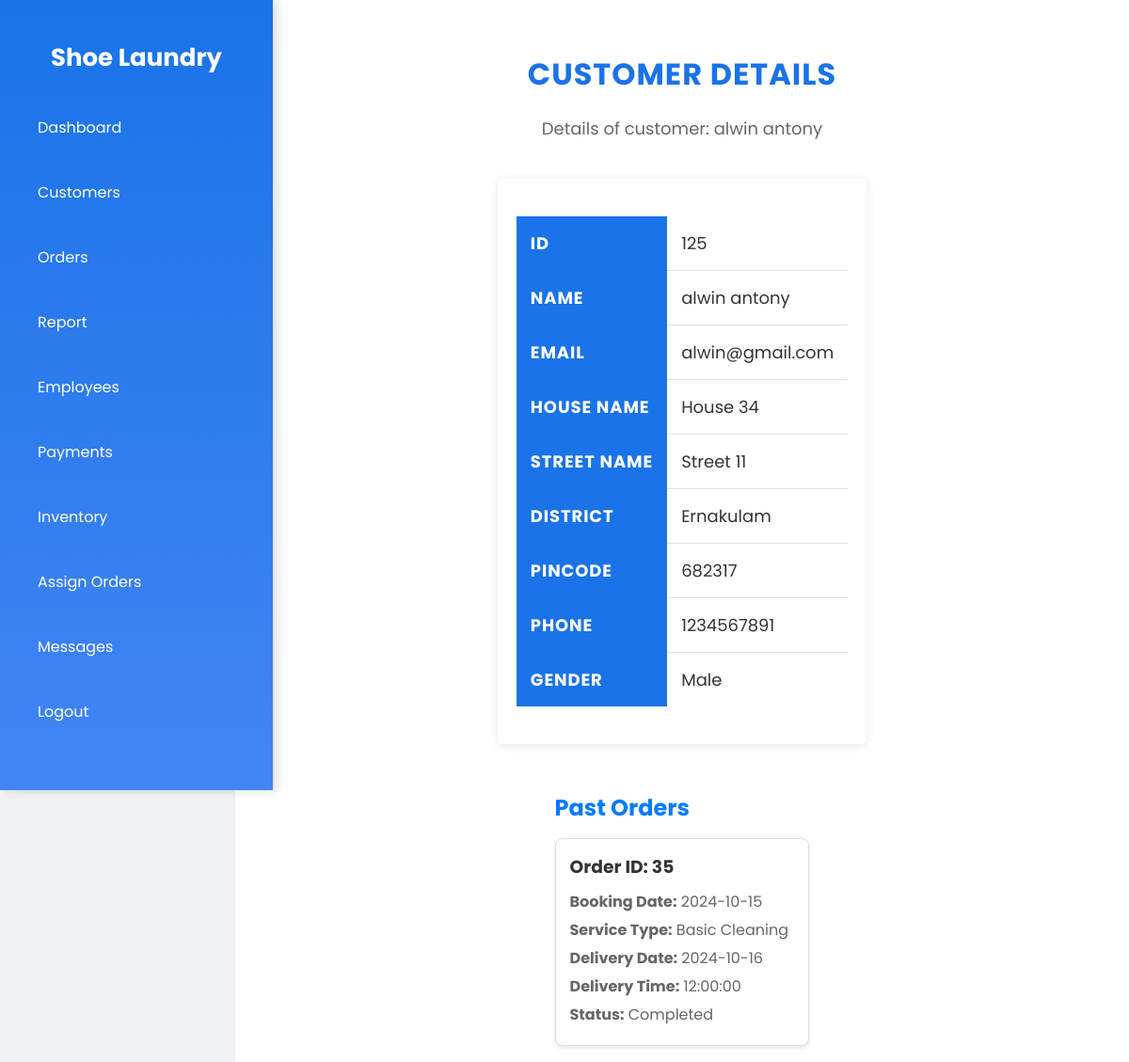
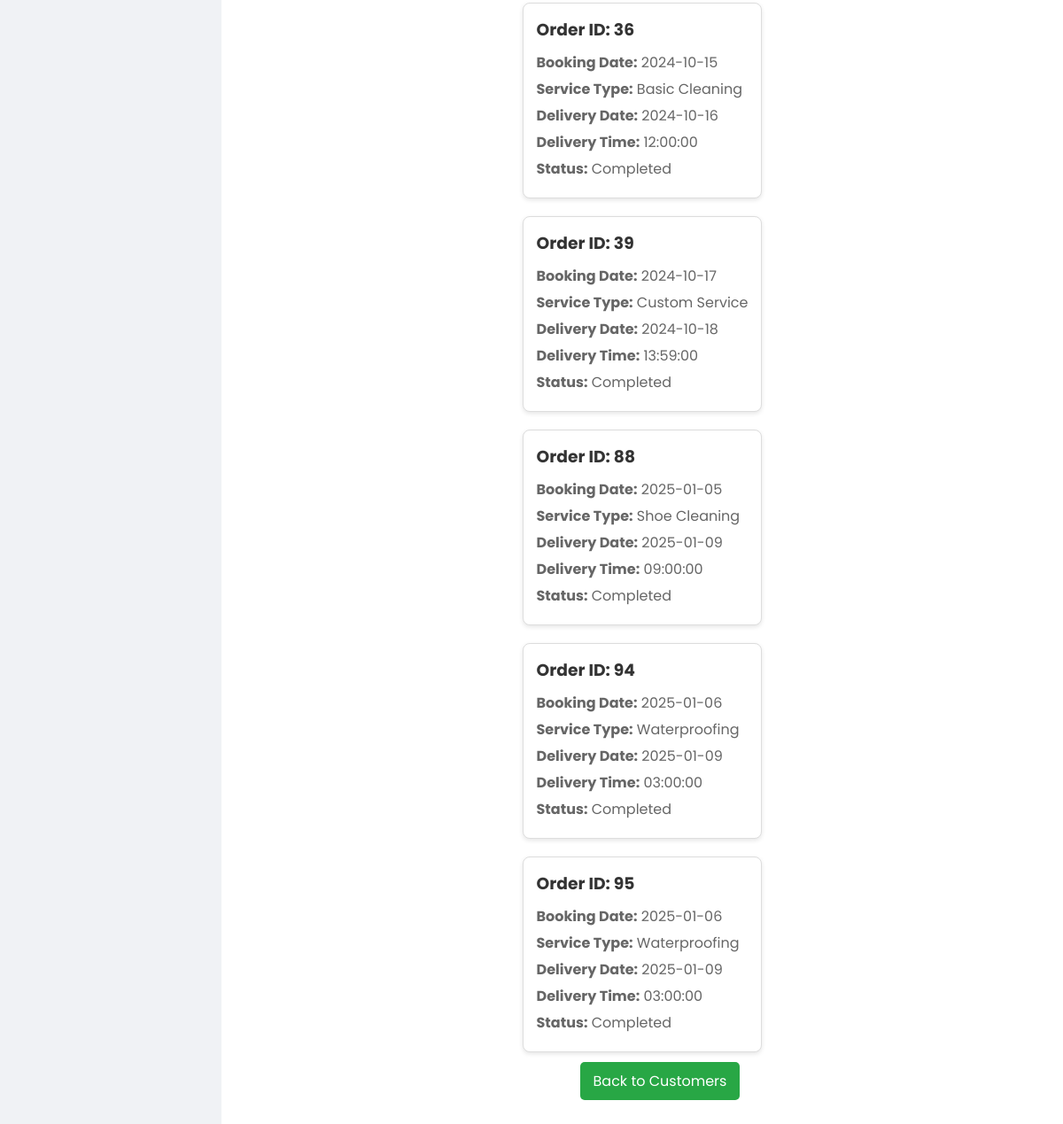
Screenshot of /view_customer.php?id=125 with the database file from the repository (2 pictures, top to bottom).
### tables this page shows
CREATE TABLE `customers` (
  `cust_id` int(11) NOT NULL,
  `customer_email` varchar(255) NOT NULL,
  `username` varchar(100) NOT NULL,
  `password` varchar(255) NOT NULL,
  `cust_fname` varchar(100) NOT NULL,
  `cust_lname` varchar(20) NOT NULL,
  `cust_address` varchar(20) NOT NULL,
  `phone` varchar(11) NOT NULL,
  `gender` varchar(6) NOT NULL,
  `created_at` timestamp NOT NULL DEFAULT current_timestamp() ON UPDATE current_timestamp(),
  `cust_status` tinyint(1) NOT NULL,
  `street_name` varchar(255) NOT NULL,
  `house_name` varchar(255) NOT NULL,
  `district` varchar(100) NOT NULL,
  `pincode` varchar(50) NOT NULL
);

CREATE TABLE `bookings` (
  `booking_id` int(11) NOT NULL,
  `username` varchar(50) NOT NULL,
  `customer_email` varchar(255) DEFAULT NULL,
  `service_type` varchar(100) NOT NULL,
  `delivery_date` date NOT NULL,
  `delivery_time` time NOT NULL,
  `booking_date` timestamp NOT NULL DEFAULT current_timestamp(),
  `booking_status` varchar(50) DEFAULT 'Pending',
  `cust_id` int(11) NOT NULL,
  `employee_id` int(11) DEFAULT NULL,
  `phone` varchar(11) DEFAULT NULL,
  `number_of_shoes` int(11) NOT NULL,
  `shoe_type` varchar(255) NOT NULL,
  `material_type` varchar(255) NOT NULL,
  `special_requests` text DEFAULT NULL,
  `addon_services` text DEFAULT NULL,
  `courier_status` enum('Assigned','Delivered','Complete') DEFAULT NULL,
  `pickup_status` enum('Not Picked','Picked','In Transit','Delivered') DEFAULT 'Not Picked',
  `house_name` varchar(255) NOT NULL,
  `street_name` varchar(255) NOT NULL,
  `district` varchar(255) NOT NULL,
  `pincode` varchar(10) NOT NULL,
  `bk_user_status` enum('Active','Cancelled') DEFAULT 'Active',
  `delivery_status` varchar(100) DEFAULT NULL
);

CREATE TABLE `services` (
  `service_id` int(11) NOT NULL,
  `service_name` varchar(255) NOT NULL,
  `service_category` enum('Main','Add-on') NOT NULL,
  `price` decimal(10,2) NOT NULL,
  `description` text NOT NULL,
  `photo` varchar(255) NOT NULL
);

### view_customer.php (the view, shortened to what this page needs)
<?php
include('db_connect.php');
if (isset($_GET['id'])) {
    $customer_id = $_GET['id'];
    $query = "SELECT cust_id, cust_fname, cust_lname, username, house_name, street_name, district, pincode, phone, gender FROM customers WHERE cust_id = ?";
    $stmt = mysqli_prepare($conn, $query);
    if ($stmt) {
        mysqli_stmt_bind_param($stmt, 'i', $customer_id);
        mysqli_stmt_execute($stmt);
        $result = mysqli_stmt_get_result($stmt);
        if ($result && mysqli_num_rows($result) > 0) {
            $customer = mysqli_fetch_assoc($result);
        } else {
            echo "Customer not found!";
            exit();
        }
    } else {
        echo "Error in preparing query!";
        exit();
    }
    $orders_query = "SELECT
    o.booking_id,
    o.booking_date,
    s.service_name,
    o.delivery_date,
    o.delivery_time,
    o.booking_status
 FROM bookings o
 INNER JOIN services s ON o.service_type = s.service_id
 WHERE o.cust_id = ?";
    $orders_stmt = mysqli_prepare($conn, $orders_query);
    if ($orders_stmt) {
        mysqli_stmt_bind_param($orders_stmt, 'i', $customer_id);
        mysqli_stmt_execute($orders_stmt);
        $orders_result = mysqli_stmt_get_result($orders_stmt);
    } else {
        echo "Error in preparing orders query!";
        exit();
    }
} else {
    echo "No customer ID provided!";
    exit();
}
?>
<!DOCTYPE html>
<html lang="en">
<head>
    <link rel="stylesheet" href="vs.css">
</head>
<body>
    <div class="sidebar">
        <h2>Shoe Laundry</h2>
        <ul>
        <li><a href="dashboard.php" class="<?= $current_page == 'dashboard.php' ? 'active' : '' ?>">Dashboard</a></li>
        <li><a href="customers.php" class="<?= $current_page == 'customers.php' ? 'active' : '' ?>">Customers</a></li>
        <li><a href="admin_orders.php" class="<?= $current_page == 'admin_orders.php' ? 'active' : '' ?>">Orders</a></li>
        <li><a href="report.php" class="<?= $current_page == 'report.php' ? 'active' : '' ?>">Report</a></li>
        <li><a href="employees.php" class="<?= $current_page == 'employees.php' ? 'active' : '' ?>">Employees</a></li>
        <li><a href="payments.php" class="<?= $current_page == 'payments.php' ? 'active' : '' ?>">Payments</a></li>
        <li><a href="admin_inventory.php" class="<?= $current_page == 'admin_inventory.php' ? 'active' : '' ?>">Inventory</a></li>
        <li><a href="assign_orders.php" class="<?= $current_page == 'assign_orders.php' ? 'active' : '' ?>">Assign Orders</a></li>
        <li><a href="message.php" class="<?= $current_page == 'message.php' ? 'active' : '' ?>">Messages</a></li>
        <li><a href="logout.php">Logout</a></li>
        </ul>
    </div>
    <div class="main-content">
        <div class="header">
            <h1>Customer Details</h1>
            <p>Details of customer: <?php echo htmlspecialchars($customer['cust_fname']) . ' ' . htmlspecialchars($customer['cust_lname']); ?></p>
        </div>
<div class="customer-info">
    <table>
        <tr>
            <th>ID</th>
            <td><?php echo htmlspecialchars($customer['cust_id']); ?></td>
        </tr>
        <tr>
            <th>Name</th>
            <td><?php echo htmlspecialchars($customer['cust_fname']) . ' ' . htmlspecialchars($customer['cust_lname']); ?></td>
        </tr>
        <tr>
            <th>Email</th>
            <td><?php echo htmlspecialchars($customer['username']); ?></td>
        </tr>
        <tr>
            <th>House Name</th>
            <td><?php echo htmlspecialchars($customer['house_name']); ?></td>
        </tr>
        <tr>
            <th>Street Name</th>
            <td><?php echo htmlspecialchars($customer['street_name']); ?></td>
        </tr>
        <tr>
            <th>District</th>
            <td><?php echo htmlspecialchars($customer['district']); ?></td>
        </tr>
        <tr>
            <th>Pincode</th>
            <td><?php echo htmlspecialchars($customer['pincode']); ?></td>
        </tr>
        <tr>
            <th>Phone</th>
            <td><?php echo htmlspecialchars($customer['phone']); ?></td>
        </tr>
        <tr>
            <th>Gender</th>
            <td><?php echo htmlspecialchars($customer['gender']); ?></td>
        </tr>
    </table>
</div>
        <div class="past-orders">
            <h2>Past Orders</h2>
            <div class="past-orders-container">
                <?php if ($orders_result && mysqli_num_rows($orders_result) > 0): ?>
                    <?php while ($order = mysqli_fetch_assoc($orders_result)): ?>
                        <div class="order-card">
                            <h3>Order ID: <?php echo htmlspecialchars($order['booking_id']); ?></h3>
                            <p><strong>Booking Date:</strong> <?php echo htmlspecialchars(date('Y-m-d', strtotime($order['booking_date']))); ?></p>
                            <p><strong>Service Type:</strong> <?php echo htmlspecialchars($order['service_name']); ?></p>
                            <p><strong>Delivery Date:</strong> <?php echo htmlspecialchars(date('Y-m-d', strtotime($order['delivery_date']))); ?></p>
                            <p><strong>Delivery Time:</strong> <?php echo htmlspecialchars($order['delivery_time']); ?></p>
                            <p><strong>Status:</strong> <?php echo htmlspecialchars($order['booking_status']); ?></p>
                        </div>
                    <?php endwhile; ?>
                <?php else: ?>
                    <p>No past orders found.</p>
                <?php endif; ?>
            </div>
        </div>
        <div class="back-btn">
            <a href="customers.php" class="btn">Back to Customers</a>
        </div>
    </div>
</body>
</html>

### vs.css (style rules this page uses)
body { font-family: 'Poppins', sans-serif; background-color: #f0f2f5; margin: 0; display: flex; }
.sidebar { width: 250px; height: 100vh; background: linear-gradient(to bottom, #1a73e8, #4285f4); color: white; padding: 20px; position: fixed; box-shadow: 4px 0 12px rgba(0, 0, 0, 0.15); transition: transform 0.3s ease; overflow-y: auto; }
.sidebar h2 { text-align: center; color: #ffffff; font-weight: 700; font-size: 26px; margin-bottom: 30px; }
.sidebar ul { list-style: none; padding: 0; }
.sidebar ul li { margin: 20px 0; }
.sidebar ul li a { color: white; text-decoration: none; font-size: 16px; padding: 12px 20px; display: block; border-radius: 6px; transition: background-color 0.3s; }
.sidebar { scrollbar-color: #ffffff #1a73e8; scrollbar-width: 12px; }
.main-content { margin-left: 250px; padding: 40px; width: calc(100% - 250px); display: flex; flex-direction: column; align-items: center; background-color: #ffffff; min-height: 100vh; transition: margin-left 0.3s; }
.header h1 { font-size: 32px; font-weight: 700; color: #1a73e8; margin: 0; padding: 15px 0; text-align: center; letter-spacing: 1px; text-transform: uppercase; }
.header p { font-size: 18px; color: #666; margin: 5px 0 20px; text-align: center; }
.customer-info { background: white; padding: 20px; border-radius: 5px; box-shadow: 0 2px 10px rgba(0, 0, 0, 0.1); margin-top: 20px; }
.customer-info table { width: 100%; border-collapse: collapse; margin: 20px 0; }
.customer-info table th, .customer-info table td { padding: 15px; text-align: left; font-size: 18px; }
.customer-info table th { background-color: #1a73e8; color: white; text-transform: uppercase; letter-spacing: 0.05em; }
.customer-info table td { border-bottom: 1px solid #e0e0e0; color: #333; }
.customer-info table tr:last-child td { border-bottom: none; }
.past-orders { margin-top: 30px; }
.past-orders h2 { color: #007bff; margin-bottom: 15px; }
.past-orders-container { display: grid; grid-template-columns: repeat(auto-fill, minmax(250px, 1fr)); gap: 20px; }
.order-card { background-color: #ffffff; border: 1px solid #dddddd; border-radius: 8px; box-shadow: 0 2px 5px rgba(0, 0, 0, 0.1); padding: 15px; transition: transform 0.2s; }
.order-card h3 { color: #333; margin: 0 0 10px 0; }
.order-card p { margin: 5px 0; color: #666; }
.back-btn { margin-top: 20px; margin-left: 40px; }
.back-btn .btn { background-color: #28a745; color: white; padding: 10px 15px; text-decoration: none; border-radius: 5px; }

### rows the page displays
customers: cust_fname "alwin", cust_lname "antony", cust_id "125", username "alwin@gmail.com", house_name "House 34", street_name "Street 11", district "Ernakulam", pincode "682317", phone "1234567891", gender "Male"
bookings: booking_id "35", booking_date "2024-10-15", services.service_name "Basic Cleaning", delivery_date "2024-10-16", delivery_time "12:00:00", booking_status "Completed"
bookings: booking_id "36", booking_date "2024-10-15", services.service_name "Basic Cleaning", delivery_date "2024-10-16", delivery_time "12:00:00", booking_status "Completed"
bookings: booking_id "39", booking_date "2024-10-17", services.service_name "Custom Service", delivery_date "2024-10-18", delivery_time "13:59:00", booking_status "Completed"
bookings: booking_id "88", booking_date "2025-01-05", services.service_name "Shoe Cleaning", delivery_date "2025-01-09", delivery_time "09:00:00", booking_status "Completed"
bookings: booking_id "94", booking_date "2025-01-06", services.service_name "Waterproofing", delivery_date "2025-01-09", delivery_time "03:00:00", booking_status "Completed"
bookings: booking_id "95", booking_date "2025-01-06", services.service_name "Waterproofing", delivery_date "2025-01-09", delivery_time "03:00:00", booking_status "Completed"
